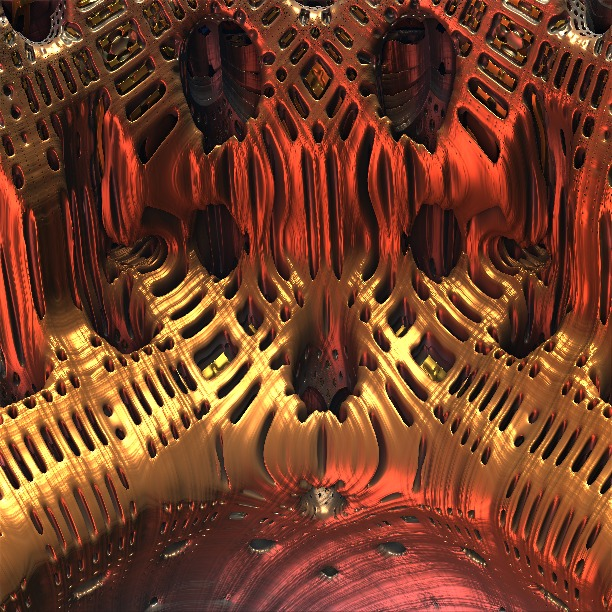
#> input picture images/0074.jpg, 612 x 612 px, given in place of empire.jpg, which was not available
$ jupyter execute --allow-errors A-BASIC_image_processing.ipynb   (shell and % lines are left out)   (Python 2 division)   (older library calls are emulated)   (text cells are left out)
#> lines starting #> are read from the running program, lines starting #| are printed output that depends on the picture; after the words box and inside, x2 and y2 are one past the last pixel; in counts of white or black regions, pixels touching at a corner belong together; long printed decimals are rounded; pictures that were not available may be replaced by others from this repository, and a replacement may not be noted
[cell 1]
%pylab inline

[cell 2]
## PIL is good at loading, writing, color-changing
## and other basic image processing manipulations
from PIL import Image
## load data
im = Image.open('data/python-cv/empire.jpg')
#> im is the input picture: PIL image 612x612 RGB; mean R, G, B 114.9, 62.7, 39.3
print type(im), im
#| <class 'PIL.JpegImagePlugin.JpegImageFile'> <PIL.JpegImagePlugin.JpegImageFile image mode=RGB size=612x612 at 0x7F93D7C0BE10>
## convert to gray_scale
im = im.convert('L')
#> im: PIL image 612x612 L
im.show()
## FOR THE REASON that PIL uses a different represntation of images than
## np.array, the manipulations that it supports is NOT that useful in practice
## but the two formats can always be converted back and forth from each other
## 1. from PIL.Image to np.array -> just call np.array(Image.open(...))
## 2. from np.array to PIL.Image -> just call Image.fromarray(PIL.Image)
## PIL.Image works in an object-oriented way
## some useful operations from PIL.Image packages -- it is quite like windows Paint app
## im.crop
## im.paste
## im.thumbnail
## im.rotate
## im.resize
## im.rotate

[cell 3]
## matplotlib is good at drawing and advanced plotting of images
## NOTE: like scipy and a lot of other python libraries, images in matplotlib
## are represented as numpy.array. HOWEVER, the PIL library loads the image data
## as a special class, which need to be converted to np.array before used with
## other libraries
import numpy as np
## show images
print np.array(Image.open('data/python-cv/empire.jpg')).shape
print np.array(Image.open('data/python-cv/empire.jpg').convert('L')).shape
im = array(Image.open('data/python-cv/empire.jpg').convert('L'))
gray() ## make matplotlib to show gray scale images
imshow(im)
## draw lines/dots as normal
## NOTE THE COORDINATES IN THE IMAGE OF MATPLOTLIB
x = [100, 100, 400, 400]
y = [200, 500, 200, 500]
plot(x, y, 'r*')
## contours
figure()
contour(im, origin = 'image')
axis('equal')
#axis('off')
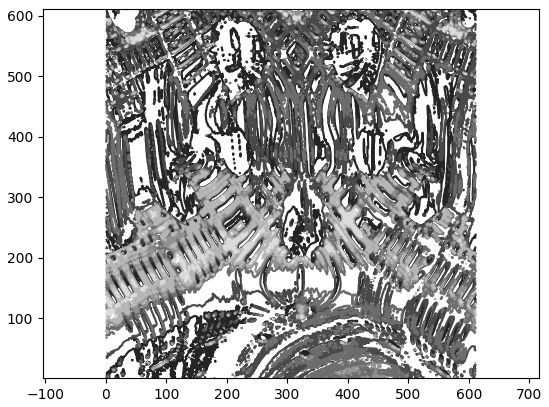
#> figure drawn by matplotlib, 1 panel

[cell 4]
## SO use PIL.Image loading and matplotlib plotting together

## CONVERTION BETWEEN PIL IMAGE REPRESENTATION AND MATPLOTLIB IMAGE REPRESENTATION (NP.ARRAY)
## 1. from PIL image to np.array
im_pil = Image.open('data/python-cv/empire.jpg')
im_arr = np.array(im_pil)
## 2. from np.array to PIL image
im_pil_back = Image.fromarray(im_arr)
print type(im_pil), type(im_arr), type(im_pil_back)
#| <class 'PIL.JpegImagePlugin.JpegImageFile'> <class 'numpy.ndarray'> <class 'PIL.Image.Image'>

## original images converted to gray scale
im = np.array(Image.open('data/python-cv/empire.jpg').convert('L'))
figure()
imshow(im)

## draw contours by pylab
## NOTE: origin set to 'image'
## axis set to 'equal'
figure()
contour(im, origin = 'image')
axis('equal')

## draw histogram by pylab
figure()
ns, bins, patches = hist(im.flatten(), bins = 128) ## pylab.hist
#> ns = 128 values, max 8176 at index 17, min 10 at index 127, mean 2926.1; bins = 129 values from 0 to 254; patches = 128 items
#print ns
#print bins
#print patches[0]

## interactive gui
"""
figure()
imshow(im)
print 'Please click on 3 points'
x = ginput(3)
print 'you clicked', x
show()
"""
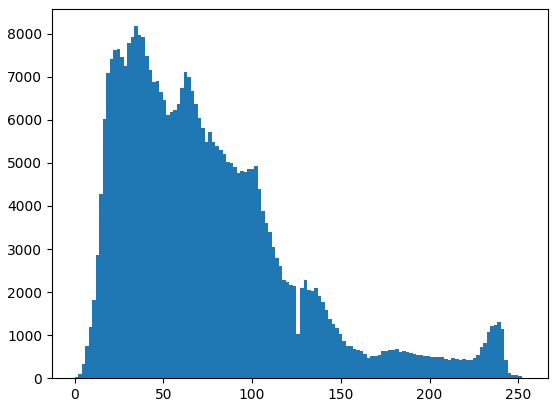
#> figure drawn by matplotlib, 1 panel; tallest bar 8176 high, from x = 33.73 to 35.72

[cell 5]
## skimage, scipy.ndimage and other libraries are good at advanced image processings
## such as filtering and etc

[cell 6]
from skimage import io, exposure, color

## original image
img = io.imread('data/python-cv/empire.jpg')
print type(img), img.dtype, img.shape
#| <class 'numpy.ndarray'> uint8 (612, 612, 3)
img = color.rgb2gray(img)
print img.shape, img.dtype, np.max(img), np.min(img)
#| (612, 612) float64 0.9966 0.0
figure(figsize = (16, 8))
subplot(1, 3, 1)
imshow(img)
subplot(1, 3, 2)
img_hist, bins = exposure.histogram(img, nbins = 256)
#> img_hist = 256 values, max 4382 at index 32, min 14 at index 255, mean 1463.1; bins = 256 values from 0.00195 to 0.995
plot(bins, img_hist)
subplot(1, 3, 3)
img_cdf, bins = exposure.cumulative_distribution(img, nbins=256)
#> img_cdf = 256 values from 4.27e-05 to 1
plot(bins, img_cdf)

## histogram equalizier
#> (the rest of this cell did not finish here and is left out)

[cell 7]
## load images
from os import path
import os
img_folder = 'data/python-cv/a_selected_thumbs/'
images = [io.imread(path.join(img_folder, f))
        for f in  os.listdir('data/python-cv/a_selected_thumbs/')]
print len(images)
#| 1
X = np.vstack([img.flatten() for img in images])
print X.shape
#| (1, 1123632)

## PCA using sklearn
from sklearn import decomposition
pca = decomposition.PCA(whiten=True)
pca.fit_transform(X)
X_pca = pca.components_
print X_pca.shape
#> (the rest of this cell did not finish here and is left out)

[cell 8]
from scipy.ndimage import filters

img = np.array(Image.open('data/python-cv/empire.jpg').convert('L'))
figure(figsize = (16, 8))
subplot(1, 4, 1)
imshow(img)
for (i, std) in enumerate([2, 5, 10], 2):
    blur_img = filters.gaussian_filter(img, std)
    subplot(1, 4, i)
    imshow(blur_img)
    title('Gaussian-blurred std=%d' % std)

[cell 9]
from skimage import filter

img = np.array(Image.open('data/python-cv/empire.jpg').convert('L'))
figure(figsize=(16, 16))
gray()
subplot(2, 2, 1)
imshow(img)
title('original')

## horizontal edges
img_hedges = filter.hsobel(img)
subplot(2, 2, 2)
imshow(img_hedges)
title('horizontal edges')

## vertical edges
img_vedges = filter.vsobel(img, )
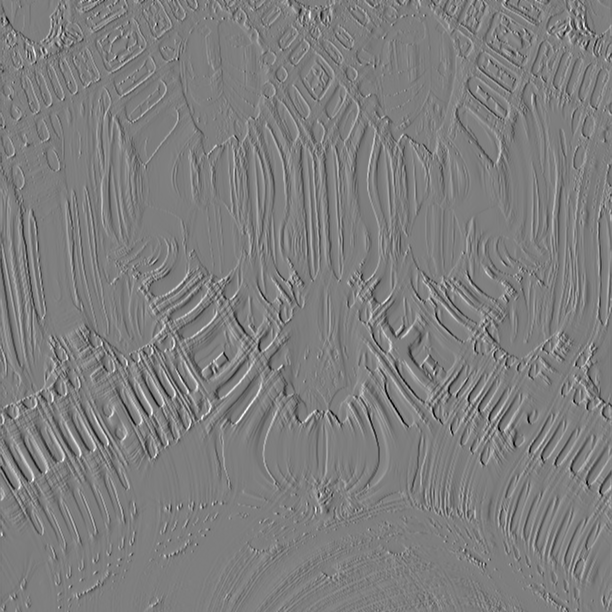
#> img_vedges: shape (612, 612) float64; min -0.886, max 0.899, mean -0.000218; drawn with min black and max white
subplot(2, 2, 3)
imshow(img_vedges)
title('vertical edges')

## magnitude of edges
img_edges = filter.sobel(img)
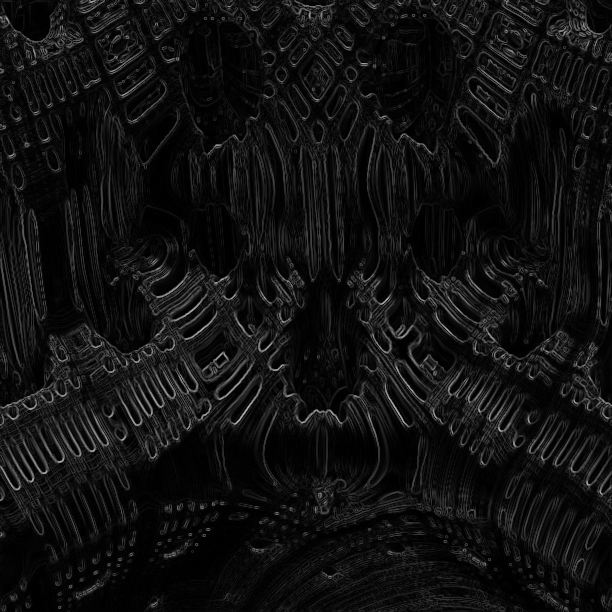
#> img_edges: shape (612, 612) float64; min 0, max 0.708, mean 0.0678
subplot(2, 2, 4)
imshow(img_edges)
title('edge magnitudes')

[cell 10]
from skimage import morphology, measure, io, color

## load image and threshold to make sure it is binary
img = color.rgb2gray(io.imread('data/python-cv/houses.png'))
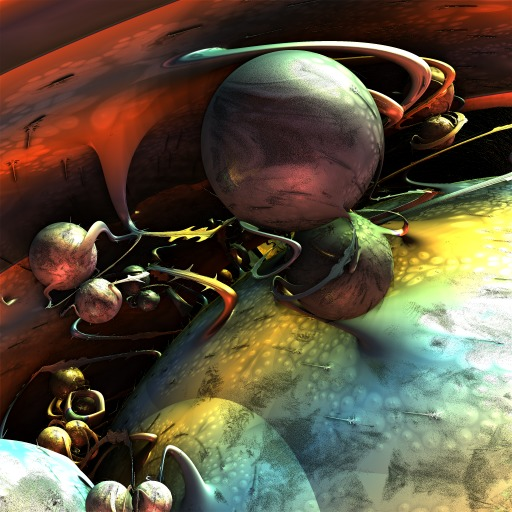
#> input picture images/0093.jpg, 512 x 512 px, given in place of houses.png, which was not available
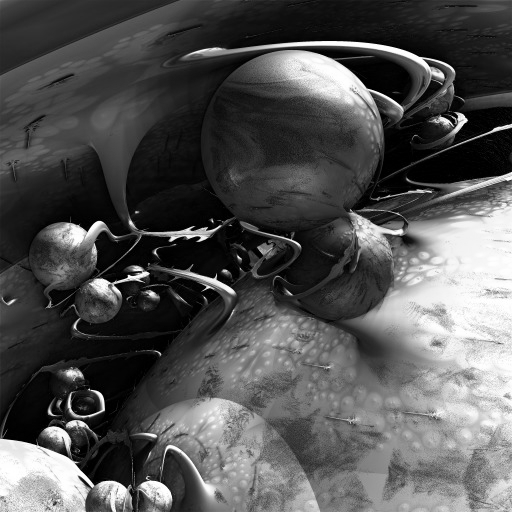
#> img: shape (512, 512) float64; min 0, max 1, mean 0.327
figure()
imshow(img)
bin_img = img < .5
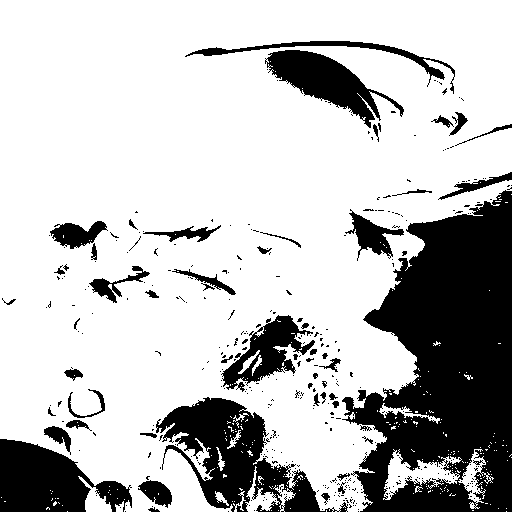
#> bin_img: shape (512, 512) bool; 74.8% white; 384 black regions (332 under 20 px), largest, box (x1, y1, x2, y2) and area: (342, 190, 512, 512) 34849, (156, 397, 348, 512) 8777, (0, 439, 132, 512) 6009
bin_img = bin_img.astype('uint8')
figure()
imshow(bin_img)
labeled_img = morphology.label(bin_img)
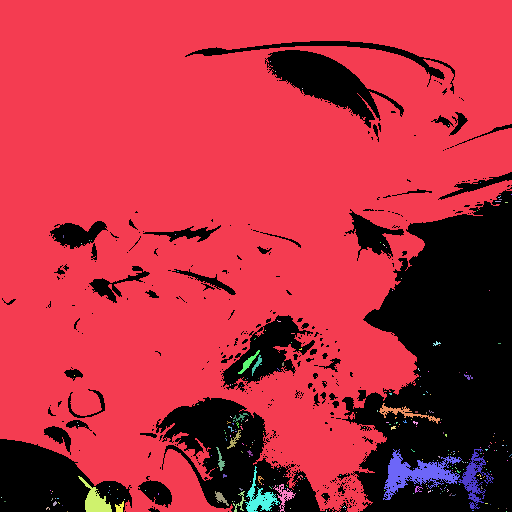
#> labeled_img: shape (512, 512) int64; 260 distinct labels, from 0 to 259; one colour per label, 0 black
labels = np.unique(labeled_img)
#> labels = 260 values from 0 to 259
figure()
#imshow(labeled_img)
contour(labeled_img, linewidth=3, origin='image')
axis('equal')
axis('off')

## morphology - opening to separate objects better
## The second argument of binary_opening() specifies the structuring element , an array
## that indicates what neighbors to use when centered around a pixel. In this case we
## used 9 pixels (4 above, the pixel itself, and 4 below) in the y direction and 5 in the x direction.
## the non-zeros in the matrix will determine the neighbors
open_img = morphology.binary_opening(img, np.ones((9, 5)), )
#> open_img: shape (512, 512) bool; 99% white; 84 black regions (78 under 20 px), largest, box (x1, y1, x2, y2) and area: (414, 144, 500, 180) 1521, (468, 111, 504, 136) 368, (385, 131, 418, 164) 336, (22, 439, 35, 444) 27, (385, 138, 392, 142) 23, (394, 178, 401, 191) 22
figure()
imshow(open_img)
labeled_open_img = morphology.label(open_img)
figure()
contour(labeled_open_img, origin='image')
axis('equal')
axis('off')
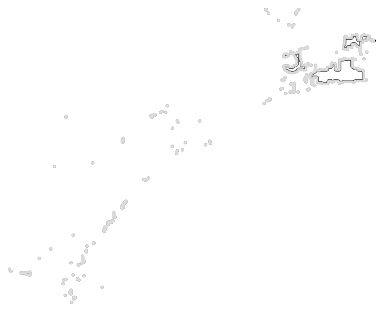
#> figure drawn by matplotlib, 1 panel

[cell 11]
## doing the same thing in skimage way
from skimage import filter
from skimage import segmentation
from skimage import morphology
from skimage import measure
from skimage import color
from skimage import io

## original image
img = color.rgb2gray(io.imread('data/python-cv/houses.png'))
figure()
imshow(img)

## binarization by thresholding
thr = filter.threshold_otsu(img)
#> thr = 0.432
bw = img < thr
#> bw: shape (512, 512) bool; 69.7% white; 329 black regions (297 under 20 px), largest, box (x1, y1, x2, y2) and area: (151, 185, 512, 512) 59843, (0, 436, 133, 512) 6121, (259, 50, 405, 144) 4743
figure()
imshow(bw)

label_img = morphology.label(bw, )
#> label_img: shape (512, 512) int32; 365 distinct labels, from 0 to 364
figure()
imshow(label_img, cmap='jet')

[cell 12]
## Load original image
from skimage import color, filter, io
from scipy.ndimage import filters
img = color.rgb2gray(io.imread('data/python-cv/empire.jpg'))
## Gaussian blur
gassian_img = filters.gaussian_filter(img, sigma = 5)
## chambolle-implementation tv denoising
chamolle_img = filter.denoise_tv_chambolle(img, weight = 0.1, multichannel=False)
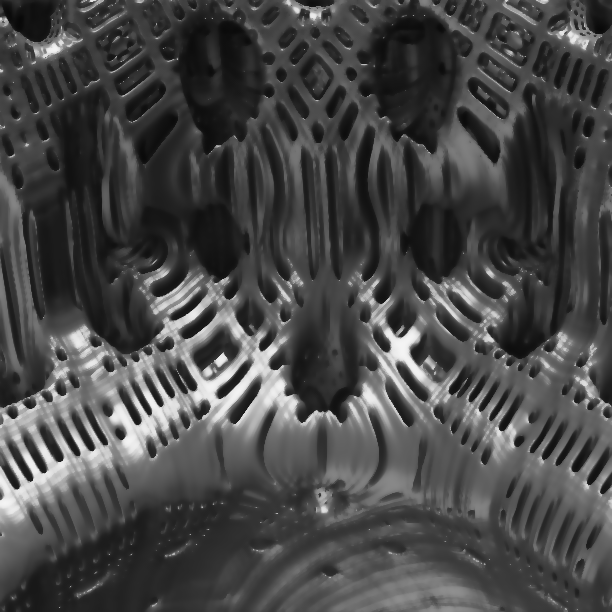
#> chamolle_img: shape (612, 612) float64; min 0.0335, max 0.961, mean 0.283
## bregman-implmentation tv denoising - CANNOT BE USED FOR MULTICHANNEL COLOR IMAGES
#> (the rest of this cell did not finish here and is left out)
